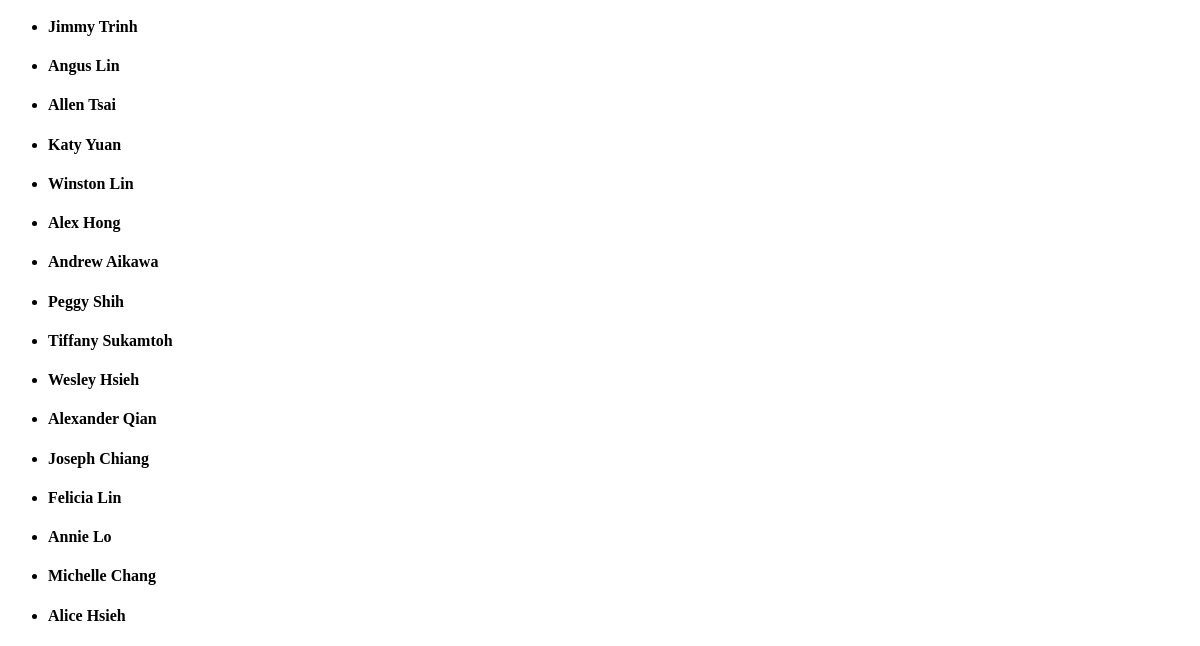
Before: /admin (signed in, lower part) with the older database file.
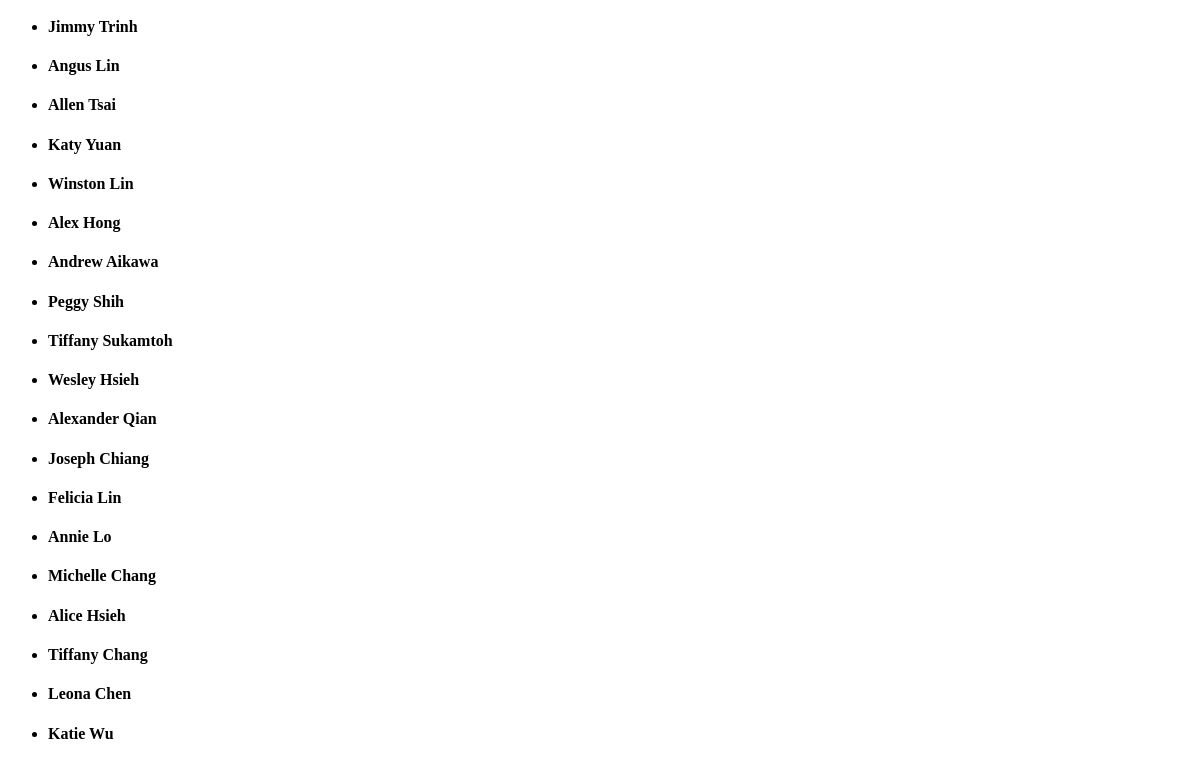
After: the same page with the newer database file.
### tables this page shows
CREATE TABLE officers (
	id integer primary key autoincrement,
	name text not null,
	year integer not null,
	major text not null,
	quote text not null,
	description text not null,
	image_url text not null,
	position text not null,
	href text not null
);

### tasa_website.py (the view)
@app.route('/admin', methods=['GET'])
def admin_panel():
    if not session.get('logged_in'):
        abort(401)
    events = query_db('select title from events order by unix_time desc')
    officers = query_db('select name from officers order by id')
    return render_template('admin.html', events=events, officers=officers)

### tasa_website.py (called while the page is built)
def connect_db():
    return sqlite3.connect(app.config['DATABASE'])

@app.before_request
def before_request():
    g.db = connect_db()
    g.db.row_factory = sqlite3.Row

@app.teardown_request
def teardown_request(exception):
    db = getattr(g, 'db', None)
    if db is not None:
        db.close()

def query_db(query, args=(), one=False):
    cur = g.db.execute(query, args)
    rv = cur.fetchall()
    cur.close()
    return (rv[0] if rv else None) if one else rv

### templates/admin.html (shortened to what this page needs)
<!DOCTYPE html>
<html lang="en">
<head>
</head>
<body>
{% if session.logged_in %}
      <br><br>
{% endif %}
  <ul>
  {% for officer in officers %}
    <li><h4>{{ officer.name }}</h4></li>
  {% endfor %}
  </ul>
</body>
</html>

Changed rows visible on the page:
added officers: name "Tiffany Chang"
added officers: name "Leona Chen"
added officers: name "Katie Wu"
